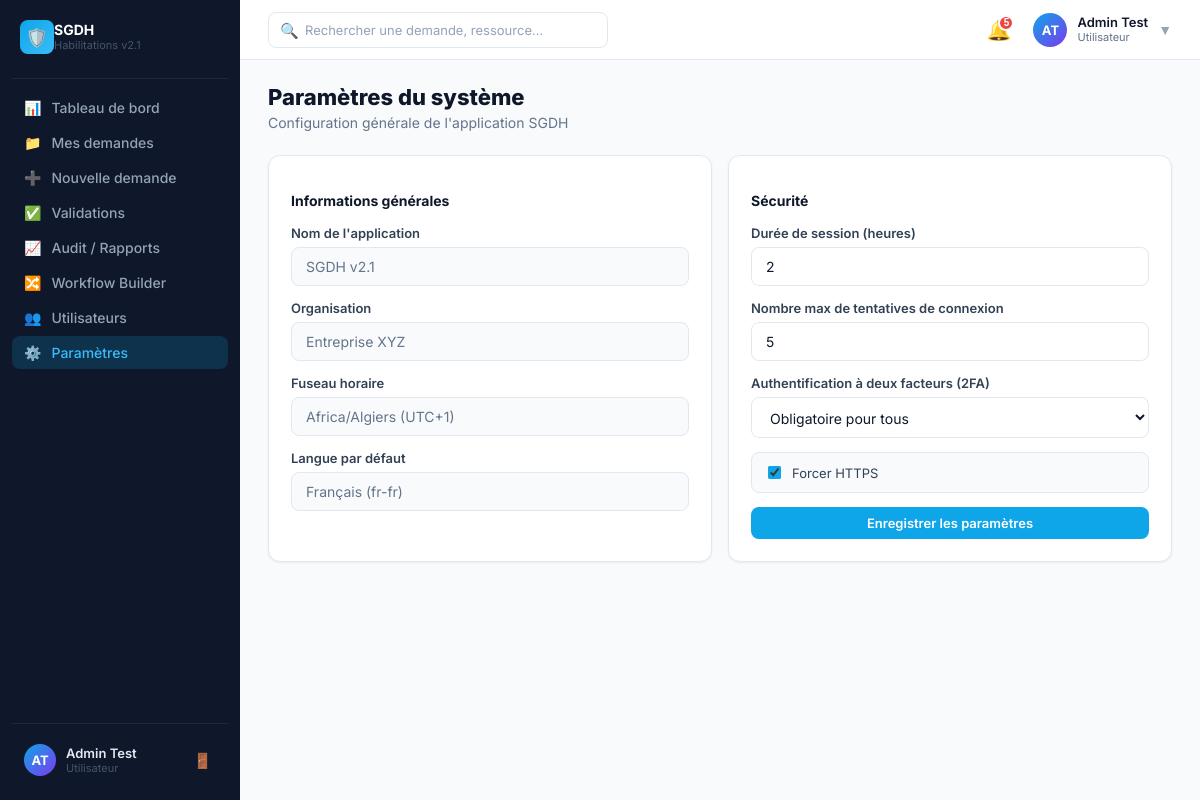
/parametres/ (signed in), run on the app's committed database.
### accounts/models.py (models this page shows, shortened)
class User(AbstractUser):
    USERNAME_FIELD = 'email'
    EMAIL_FIELD = 'email'
    REQUIRED_FIELDS = ['first_name', 'last_name']
    username = None
    email = models.EmailField(_("adresse email"), unique=True, db_index=True)
    phone_number = models.CharField(_('numéro de téléphone'), max_length=20, blank=True)
    function = models.CharField(_('fonction / poste'), max_length=100, blank=True)
    service = models.CharField(_('service / direction'), max_length=100, blank=True)
    employee_id = models.CharField(_('matricule'), max_length=50, unique=True, blank=True, null=True)
    objects = UserManager()
    class Meta:
        verbose_name = _('Utilisateur')
        verbose_name_plural = _('Utilisateurs')
        ordering = ['last_name', 'first_name']
        indexes = [
            models.Index(fields=['email']),
            models.Index(fields=['employee_id']),
            models.Index(fields=['is_active']),
        ]

### dashboard/views.py (the view)
# urls.py: path('parametres/', views.settings_view, name='settings'),
def settings_view(request):
    return render(request, 'sgdh/settings.html')

### templates/sgdh/settings.html (shortened to what this page needs)
{% extends "sgdh/shell.html" %}
{% block page_content %}
<div>
    <div style="margin-bottom: 24px;">
        <h1 style="font-size: 22px; font-weight: 800; color: #0F172A; margin: 0;">Paramètres du système</h1>
        <p style="color: #64748B; font-size: 14px; margin-top: 4px;">Configuration générale de l'application SGDH</p>
    </div>
    <div style="display: grid; grid-template-columns: 1fr 1fr; gap: 16px;">
        <div class="card" style="padding: 22px;">
            <h3 style="font-size: 14px; font-weight: 700; color: #0F172A; margin-bottom: 16px;">Informations générales</h3>
            <div style="display: flex; flex-direction: column; gap: 14px;">
                <div>
                    <label class="form-label">Nom de l'application</label>
                    <input class="form-input" value="SGDH v2.1" readonly style="background: #F8FAFC; color: #64748B;">
                </div>
                <div>
                    <label class="form-label">Organisation</label>
                    <input class="form-input" value="Entreprise XYZ" readonly style="background: #F8FAFC; color: #64748B;">
                </div>
                <div>
                    <label class="form-label">Fuseau horaire</label>
                    <input class="form-input" value="Africa/Algiers (UTC+1)" readonly style="background: #F8FAFC; color: #64748B;">
                </div>
                <div>
                    <label class="form-label">Langue par défaut</label>
                    <input class="form-input" value="Français (fr-fr)" readonly style="background: #F8FAFC; color: #64748B;">
                </div>
            </div>
        </div>
        <div class="card" style="padding: 22px;">
            <h3 style="font-size: 14px; font-weight: 700; color: #0F172A; margin-bottom: 16px;">Sécurité</h3>
            <div style="display: flex; flex-direction: column; gap: 14px;">
                <div>
                    <label class="form-label">Durée de session (heures)</label>
                    <input class="form-input" type="number" value="2">
                </div>
                <div>
                    <label class="form-label">Nombre max de tentatives de connexion</label>
                    <input class="form-input" type="number" value="5">
                </div>
                <div>
                    <label class="form-label">Authentification à deux facteurs (2FA)</label>
                    <select class="form-input">
                        <option>Obligatoire pour tous</option>
                    </select>
                </div>
                <div style="display: flex; align-items: center; gap: 8px; padding: 10px 12px; background: #F8FAFC; border-radius: 8px; border: 1px solid #E2E8F0;">
                    <input type="checkbox" id="ssl" checked style="accent-color: #0EA5E9;">
                    <label for="ssl" style="font-size: 13px; color: #334155; cursor: pointer;">Forcer HTTPS</label>
                </div>
                <button class="btn-primary" style="font-size: 13px;">Enregistrer les paramètres</button>
            </div>
        </div>
    </div>
</div>
{% endblock %}

### templates/sgdh/shell.html (shortened to what this page needs)
{% extends "sgdh/base.html" %}
{% block content %}
<div style="display: flex; height: 100vh; background: #F8FAFC; overflow: hidden;">
    <aside style="width: 240px; min-width: 240px; background: #0F172A; display: flex; flex-direction: column; padding: 0 12px 16px; overflow-y: auto; flex-shrink: 0;">
        <div style="padding: 20px 8px 24px; border-bottom: 1px solid rgba(255,255,255,0.07);">
            <div style="display: flex; align-items: center; gap: 10;">
                <div style="width: 34px; height: 34px; background: linear-gradient(135deg, #0EA5E9, #38BDF8); border-radius: 8px; display: flex; align-items: center; justify-content: center; flex-shrink: 0;">
                    <span style="color: #fff; font-size: 18px;">🛡️</span>
                </div>
                <div>
                    <div style="color: #fff; font-weight: 700; font-size: 14px; line-height: 1.2;">SGDH</div>
                    <div style="color: #475569; font-size: 11px; line-height: 1.2;">Habilitations v2.1</div>
                </div>
            </div>
        </div>
        <nav style="margin-top: 12px; flex: 1; display: flex; flex-direction: column; gap: 2px;">
            <a href="{% url 'sgdh:dashboard' %}" class="sidebar-item {% if request.resolver_match.url_name == 'dashboard' %}active{% endif %}">
                <span>📊</span> <span>Tableau de bord</span>
            </a>
            <a href="{% url 'sgdh:requests_list' %}" class="sidebar-item {% if request.resolver_match.url_name == 'requests_list' %}active{% endif %}">
                <span>📁</span> <span>Mes demandes</span>
            </a>
            <a href="{% url 'sgdh:new_request' %}" class="sidebar-item {% if request.resolver_match.url_name == 'new_request' %}active{% endif %}">
                <span>➕</span> <span>Nouvelle demande</span>
            </a>
            <a href="{% url 'sgdh:validation_queue' %}" class="sidebar-item {% if request.resolver_match.url_name == 'validation_queue' %}active{% endif %}">
                <span>✅</span> <span>Validations</span>
            </a>
            <a href="{% url 'sgdh:audit' %}" class="sidebar-item {% if request.resolver_match.url_name == 'audit' %}active{% endif %}">
                <span>📈</span> <span>Audit / Rapports</span>
            </a>
            <a href="{% url 'sgdh:workflow' %}" class="sidebar-item {% if request.resolver_match.url_name == 'workflow' %}active{% endif %}">
                <span>🔀</span> <span>Workflow Builder</span>
            </a>
            <a href="{% url 'sgdh:users' %}" class="sidebar-item {% if request.resolver_match.url_name == 'users' %}active{% endif %}">
                <span>👥</span> <span>Utilisateurs</span>
            </a>
            <a href="{% url 'sgdh:settings' %}" class="sidebar-item {% if request.resolver_match.url_name == 'settings' %}active{% endif %}">
                <span>⚙️</span> <span>Paramètres</span>
            </a>
        </nav>
        <div style="border-top: 1px solid rgba(255,255,255,0.07); padding-top: 12px; margin-top: 8px;">
            <div style="display: flex; align-items: center; gap: 10px; padding: 8px 12px; border-radius: 8px;">
                <div style="width: 32px; height: 32px; border-radius: 50%; background: linear-gradient(135deg, #0EA5E9, #7C3AED); display: flex; align-items: center; justify-content: center; font-size: 13px; font-weight: 700; color: #fff; flex-shrink: 0;">
                    {% if user.is_authenticated %}
                        {{ user.first_name|first }}{{ user.last_name|first }}
                    {% else %}
                        ?
                    {% endif %}
                </div>
                <div style="flex: 1; min-width: 0;">
                    <div style="color: #E2E8F0; font-size: 13px; font-weight: 600; overflow: hidden; text-overflow: ellipsis; white-space: nowrap;">
                        {% if user.is_authenticated %}{{ user.get_full_name }}{% else %}Invité{% endif %}
                    </div>
                    <div style="color: #475569; font-size: 11px;">
                        {% if user.is_authenticated %}{{ user.function|default:"Utilisateur" }}{% else %}Non connecté{% endif %}
                    </div>
                </div>
                <a href="{% url 'sgdh:login' %}" style="background: none; border: none; cursor: pointer; color: #475569; padding: 4px; border-radius: 4px; display: flex; text-decoration: none;" title="Déconnexion">
                    <span style="font-size: 15px;">🚪</span>
                </a>
            </div>
        </div>
    </aside>
    <div style="flex: 1; display: flex; flex-direction: column; overflow: hidden;">
        <header style="height: 60px; background: #fff; border-bottom: 1px solid #E2E8F0; display: flex; align-items: center; padding: 0 28px; gap: 16px; flex-shrink: 0;">
            <div style="flex: 1; max-width: 380px; position: relative;">
                <div style="position: absolute; left: 12px; top: 50%; transform: translateY(-50%); color: #94A3B8; pointer-events: none;">
                    <span style="font-size: 15px;">🔍</span>
                </div>
                <input class="form-input" placeholder="Rechercher une demande, ressource…" style="padding-left: 36px; height: 36px; font-size: 13px;" />
            </div>
            <button style="position: relative; background: none; border: none; cursor: pointer; color: #64748B; padding: 6px; border-radius: 8px; display: flex; align-items: center;">
                <span style="font-size: 20px;">🔔</span>
                <span style="position: absolute; top: 3px; right: 3px; width: 16px; height: 16px; background: #EF4444; border-radius: 50%; font-size: 10px; font-weight: 700; color: #fff; display: flex; align-items: center; justify-content: center; border: 2px solid #fff;">5</span>
            </button>
            <div style="display: flex; align-items: center; gap: 10px; cursor: pointer;">
                <div style="width: 34px; height: 34px; border-radius: 50%; background: linear-gradient(135deg, #0EA5E9, #7C3AED); display: flex; align-items: center; justify-content: center; font-size: 13px; font-weight: 700; color: #fff;">
                    {% if user.is_authenticated %}
                        {{ user.first_name|first }}{{ user.last_name|first }}
                    {% else %}
                        ?
                    {% endif %}
                </div>
                <div style="line-height: 1.2;">
                    <div style="font-size: 13px; font-weight: 600; color: #0F172A;">
                        {% if user.is_authenticated %}{{ user.get_full_name }}{% else %}Invité{% endif %}
                    </div>
                    <div style="font-size: 11px; color: #64748B;">
                        {% if user.is_authenticated %}{{ user.function|default:"Utilisateur" }}{% else %}Non connecté{% endif %}
                    </div>
                </div>
                <span style="font-size: 14px; color: #94A3B8;">▼</span>
            </div>
        </header>
        <main style="flex: 1; overflow-y: auto; padding: 24px 28px;">
            {% block page_content %}{% endblock %}
        </main>
    </div>
</div>
{% endblock %}

### static/css/sgdh.css (style rules this page uses)
:root { --color-primary: #0EA5E9; --color-primary-dark: #0284C7; --color-primary-light: #38BDF8; --color-navy: #0F172A; --color-navy-light: #1E293B; --color-slate-50: #F8FAFC; --color-slate-100: #F1F5F9; --color-slate-200: #E2E8F0; --color-slate-300: #CBD5E1; --color-slate-400: #94A3B8; --color-slate-500: #64748B; --color-slate-600: #475569; --color-slate-700: #334155; --color-slate-800: #1E293B; --color-slate-900: #0F172A; --font-sans: 'Inter', 'system-ui', sans-serif; }
* { box-sizing: border-box; }
html, body { height: 100%; font-family: 'Inter', system-ui, sans-serif; -webkit-font-smoothing: antialiased; margin: 0; padding: 0; }
.sidebar-item { display: flex; align-items: center; gap: 10px; padding: 8px 12px; border-radius: 8px; font-size: 14px; font-weight: 500; cursor: pointer; transition: background 0.15s, color 0.15s; color: #94A3B8; text-decoration: none; border: none; background: none; width: 100%; text-align: left; }
.sidebar-item.active { background: rgba(14,165,233,0.18); color: #38BDF8; }
.card { background: #fff; border-radius: 12px; border: 1px solid #E2E8F0; box-shadow: 0 1px 3px rgba(0,0,0,0.04), 0 1px 2px rgba(0,0,0,0.03); }
.btn-primary { background: #0EA5E9; color: #fff; border: none; border-radius: 8px; padding: 8px 18px; font-size: 14px; font-weight: 600; cursor: pointer; transition: background 0.15s, transform 0.1s; font-family: inherit; display: inline-flex; align-items: center; justify-content: center; gap: 6px; text-decoration: none; }
input, select, textarea { font-family: 'Inter', system-ui, sans-serif; }
.form-input { width: 100%; border: 1.5px solid #E2E8F0; border-radius: 8px; padding: 10px 14px; font-size: 14px; color: #0F172A; background: #fff; transition: border-color 0.15s, box-shadow 0.15s; outline: none; }
.form-input::placeholder { color: #94A3B8; }
.form-label { display: block; font-size: 13px; font-weight: 600; color: #334155; margin-bottom: 6px; }

### data on the page
User: first_name|first "A", last_name|first "T", get_full_name "Admin Test", function "Utilisateur"
